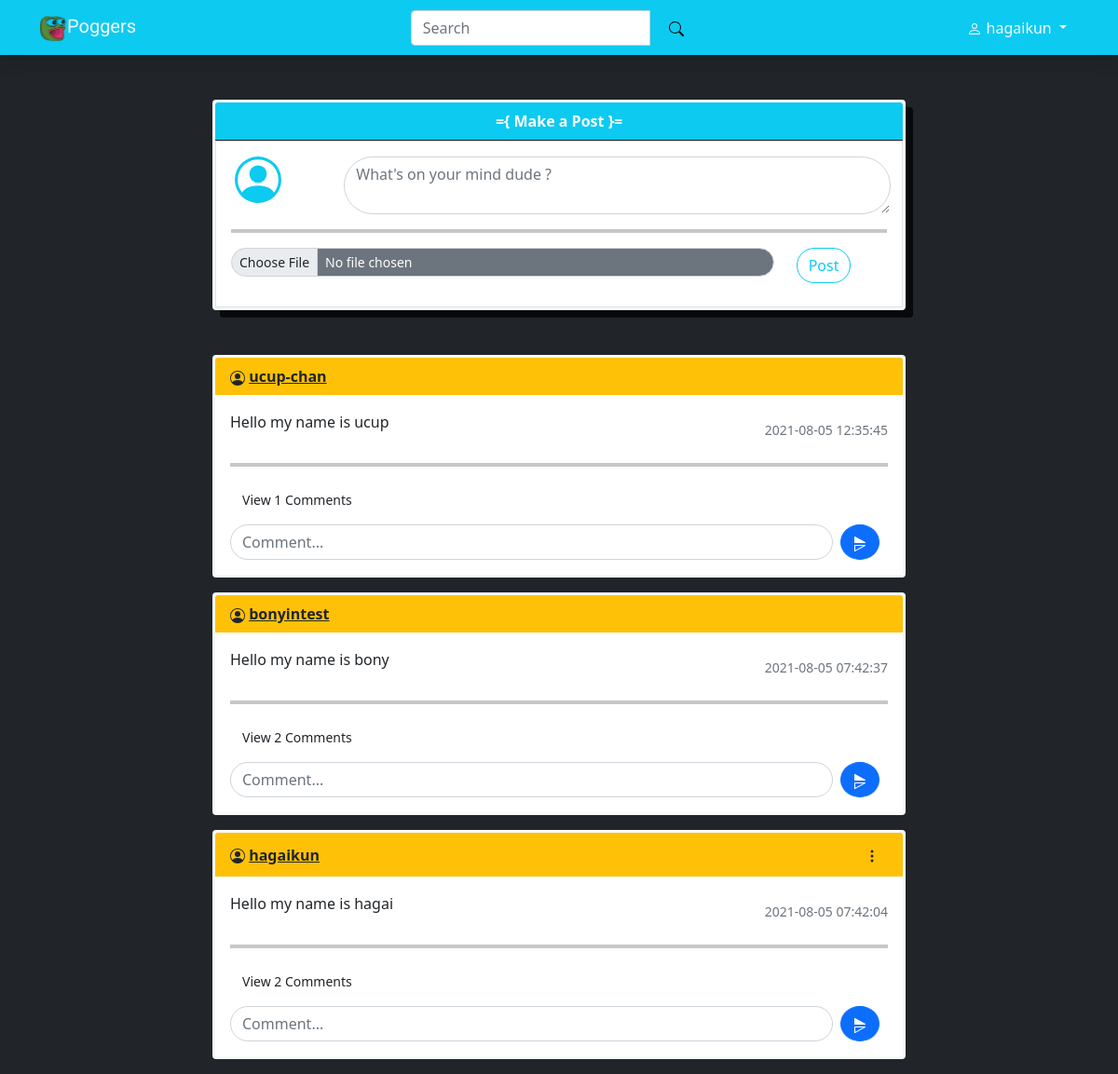
Screenshot of /home (signed in) with the database file from the repository.
### website/models.py (models this page shows)
class User(db.Model, UserMixin):
    id = db.Column(db.Integer, primary_key=True)
    email =db.Column(db.String(150), unique = True)
    name = db.Column(db.String(150), unique=True)
    password = db.Column(db.String(150))
    date_created = db.Column(db.DateTime(timezone=True), default=func.now())
    posts = db.relationship('Posts', backref='user', passive_deletes=True)
    comments = db.relationship('Comments', backref='user', passive_deletes=True)

class Posts(db.Model):
    id = db.Column(db.Integer, primary_key=True)
    post = db.Column(db.Text, nullable=False)
    author = db.Column(db.Integer, db.ForeignKey('user.id', ondelete="CASCADE"), nullable=False)
    date_created = db.Column(db.DateTime(timezone=True), default=func.now())
    comments = db.relationship('Comments', backref='posts', passive_deletes=True)

### website/views.py (the view)
@views.route("/")
@views.route("/home")
def home():
    posts = Posts.query.order_by(Posts.date_created.desc())
    return render_template("home.html", user = current_user, posts = posts)

### website/__init__.py (called while the page is built)
def create_app():
    app = Flask(__name__)
    app.config['SECRET_KEY'] = "hellomfs"
    app.config['SQLALCHEMY_DATABASE_URI'] = f'sqlite:///{DB_NAME}'
    db.init_app(app)
    from .views import views
    from .auth import auth
    app.register_blueprint(views, url_prefix="/")
    app.register_blueprint(auth, url_prefix="/")
    from .models import User, Posts, Comments
    create_database(app)
    login_manager = LoginManager()
    login_manager.login_view = "auth.login"
    login_manager.init_app(app)
    @login_manager.user_loader
    def load_user(id):
        return User.query.get(int(id))
    return app

### website/templates/home.html (shortened to what this page needs)
{% extends "base.html" %} {% block title %}Poggers - Home{% endblock %} {% block content %}
<div class="d-flex justify-content-center">
  <div class="col-sm-8">
    <div class="card rounded-start border border-3 border-light card-post mb-5">
      <div class="card-header bg-info border-dark text-center text-white"><strong>={ Make a Post }=</strong></div>
      <div class="card-body border">
        <form method="POST" action="/create-post">
          <div class="d-flex justify-content-between align-item-center">
            <div class="col-sm-2 ms-1">
            </div>
            <div class="col-sm-10">
              <textarea class="form-control rounded-pill" placeholder="What's on your mind dude ?" id="post" name="post" rows="2" required></textarea>
            </div>
          </div>
          <hr class="border border-2 border-dark" />
          <div class="row">
            <div class="col-sm-10 mb-2">
              <input class="form-control form-control-sm mb-2 rounded-pill bg-secondary text-white" id="formFileSm" type="file" />
            </div>
            <div class="col-sm-2"><button type="submit" class="btn btn-outline-info rounded-pill">Post</button></div>
          </div>
        </form>
      </div>
    </div>
    {% for post in posts %}
    <div class="card rounded-start border border-3 border-light mb-3">
      <div class="card-header bg-warning border-light text-left text-white d-flex justify-content-between">
        <div class="d-flex align-items-center">
          <strong
            >
            <a href="/posts/{{post.user.name}}" class="text-dark">{{post.user.name}}</a></strong
          >
        </div>
        {% if user.id == post.author %}
        <div class="dropdown">
          <button class="btn btn-sm text-dark" type="button" id="dropdownMenuButton1" data-bs-toggle="dropdown" aria-expanded="false">
            <strong>
              <svg xmlns="http://www.w3.org/2000/svg" width="16" height="16" fill="currentColor" class="bi bi-three-dots-vertical" viewBox="0 0 16 16">
                <path d="M9.5 13a1.5 1.5 0 1 1-3 0 1.5 1.5 0 0 1 3 0zm0-5a1.5 1.5 0 1 1-3 0 1.5 1.5 0 0 1 3 0zm0-5a1.5 1.5 0 1 1-3 0 1.5 1.5 0 0 1 3 0z" /></svg
            ></strong>
          </button>
        </div>
        {% endif %}
      </div>
      <div class="card-body">
        <div class="d-flex justify-content-between">
          <p class="card-text">{{post.post}}</p>
          <div class="d-flex align-items-center">
            <small class="text-muted"> {{post.date_created}}</small>
          </div>
        </div>
        <hr class="border border-2 border-dark" />
        {% if post.comments| length > 0 %}
        <a data-bs-toggle="collapse" href="#comments-{{post.id}}" class="btn btn-transparent">
          <small>View {{post.comments|length}} Comments</small>
        </a>
        {% endif %}
        <form method="POST" action="/create-comment/{{post.id}}" class="d-flex justify-content-between align-item-center">
          <div class="col-sm-11">
            <input type="text" class="form-control rounded-pill mt-2" id="text" name="text" placeholder="Comment..." />
          </div>
          <div class="col-sm-1">
            <button type="submit" class="btn btn-primary rounded-circle ms-2 mt-2">
            </button>
          </div>
        </form>
      </div>
    </div>
    {% endfor %}
  </div>
</div>
{% endblock %}

### website/templates/base.html (shortened to what this page needs)
<!DOCTYPE html>
<html lang="en">
  <head>
    <link href="https://cdn.jsdelivr.net/npm/bootstrap@5.0.2/dist/css/bootstrap.min.css" rel="stylesheet" />
    <link rel="stylesheet" type="text/css" href="{{ url_for('static',filename='css/style.css') }}" />
  </head>
  <body class="bg-dark">
    <nav class="navbar navbar-expand-lg navbar-light bg-info shadow">
      <div class="container">
        <div class="d-flex justify-content-start">
          <a class="navbar-brand text-light app-name" href="/"> <img src="{{ url_for('static',filename='img/logo.png') }}" alt="" width="30" height="30" class="d-inline-block align-text-top" />Poggers</a>
        </div>
        <div class="d-flex justify-content-center">
          <form class="d-flex">
            <div class="input-group">
              <input class="form-control me-2" type="search" placeholder="Search" aria-label="Search" />
              <span class="input-group-btn">
                <button class="btn btn-info" type="submit">
                </button>
              </span>
            </div>
          </form>
        </div>
        <div class="d-flex justify-content-end">
          <div class="collapse navbar-collapse" id="navbarNav">
            {% if user.is_authenticated %}
            <div class="btn-group">
              <button type="button" class="btn btn-info text-light dropdown-toggle" data-bs-toggle="dropdown" aria-expanded="false">
                {{user.name}}
              </button>
            </div>
            {% endif %}
          </div>
        </div>
      </div>
    </nav>
    <div class="container mt-5">{% block content %}{% endblock %}</div>
  </body>
</html>

### website/static/css/style.css (style rules this page uses)
.app-name, .my-post { font-family: "Sigmar One", cursive; }
.card-post { -webkit-box-shadow: 8px 8px 0px 0px rgba(0, 0, 0, 0.75); -moz-box-shadow: 8px 8px 0px 0px rgba(0, 0, 0, 0.75); box-shadow: 8px 8px 0px 0px rgba(0, 0, 0, 0.75); }

### rows the page displays
User: name "hagaikun"
Posts: user.name "ucup-chan", post "Hello my name is ucup", date_created "2021-08-05 12:35:45", comments|length "1"
Posts: user.name "bonyintest", post "Hello my name is bony", date_created "2021-08-05 07:42:37", comments|length "2"
Posts: user.name "hagaikun", post "Hello my name is hagai", date_created "2021-08-05 07:42:04", comments|length "2"
